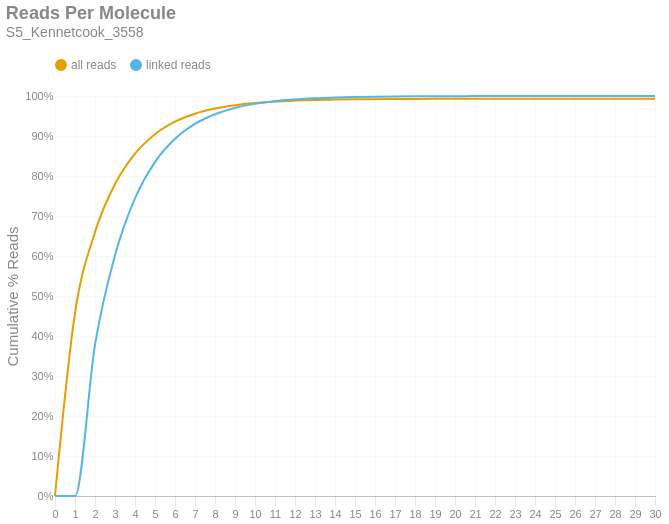

This figure's notebook cell:
### Markdown cell above
### Reads per Molecule
This chart shows the cumulative distribution of the number of reads per linked molecule. That is, how many alignments are associated with a unique molecule. This excludes the number of reads associated with invalid or absent linked-read barcodes. The `linked` histogram is the percentages recalculated when disregarding singletons.

### Code cell
if SKIPLR:
    print_html(f"Skipped")
else:
    counts = np.bincount(valids['reads'].cast(pl.Int64).to_numpy())
    weighted = counts * np.arange(len(counts))
    all_perc = weighted / n_reads
    linked_perc = weighted / n_linked_reads
    linked_perc[1] = 0
    binned_df = pl.DataFrame({
        'readsper': list(range(len(counts))),
        'all reads (cumsum)': np.cumsum(all_perc).tolist(),
        'linked reads (cumsum)': np.cumsum(linked_perc).tolist(),
    })

    with SafeRender(binned_df):
        (
            density_plot(binned_df, 'Reads Per Molecule', samplename, 'readspmol')
            .encode(
                x=alt.X('readsper:O', title=None).axis(labelAngle=0).scale(padding=0),
                y=alt.Y('value:Q', title='Cumulative % Reads').axis(format='%').stack(False),
                color=alt.Color("key:N").scale(domain=["all reads", "linked reads"]),
                tooltip=[
                    alt.Tooltip("key:N", title="Data Type"),
                    alt.Tooltip("readsper:O", title="Reads Per Molecule"),
                    alt.Tooltip("value:Q", format=".2%", title="% Reads (Cum.)")
                ]            
            )
        ).display()

### Figure 1 — Vega-Lite specification as saved in the notebook (floating-point values rounded to 4 significant figures)
{"width": "container", "height": 400, "config": {"title": {"anchor": "start", "dy": -15, "fontSize": 18, "color": "#888888", "subtitleColor": "#888888", "subtitleFontSize": 14}, "arc": {"fill": "#0072B2"}, "axis": {"domainColor": "#888888", "domainWidth": 0.5, "gridWidth": 0.2, "grid": false, "titleFontWeight": 400, "titleFontSize": 15, "labelFontSize": 11, "labelColor": "#888888", "tickColor": "#888888", "tickWidth": 0.2, "titleColor": "#888888"}, "axisBand": {"grid": false}, "axisX": {"grid": true, "tickSize": 10, "domainCap": "round"}, "axisY": {"domain": false, "grid": true, "tickSize": 0, "domainCap": "round"}, "background": "transparent", "header": {"labelFontSize": 15, "labelColor": "#888888", "titleFontSize": 15, "titleFontWeight": 600, "titleColor": "#888888"}, "legend": {"labelFont": "sans-serif", "labelFontSize": 12, "labelColor": "#888888", "symbolSize": 100, "symbolType": "circle", "titleFontSize": 12, "titlePadding": 10, "titleColor": "#888888", "title": null, "orient": "top"}, "range": {"category": ["#E69F00", "#56B4E9", "#009E73", "#F0E442", "#0072B2", "#D55E00", "#CC79A7", "#000000"], "diverging": ["#cfe8f3", "#a2d4ec", "#73bfe2", "#46abdb", "#1696d2", "#12719e"]}, "area": {"fill": "#0072B2", "fillOpacity": 0.7, "line": true, "strokeOpacity": 0.7}, "line": {"color": "#0072B2", "stroke": "#0072B2", "strokeWidth": 2}, "trail": {"color": "#0072B2", "stroke": "#0072B2", "strokeWidth": 0, "size": 1}, "point": {"filled": true, "fillOpacity": 1.0, "size": 95}, "text": {"color": "#888888", "fontSize": 11, "align": "right", "fontWeight": 400, "size": 11}, "bar": {"fill": "#0072B2", "stroke": null}, "view": {"stroke": null, "continuousWidth": 660, "continuousHeight": 400}}, "data": {"name": "data-705a5a05f830d65697e7e2647db18d05"}, "mark": {"type": "line", "interpolate": "monotone", "point": {"opacity": 0, "size": 275}}, "encoding": {"color": {"field": "key", "scale": {"domain": ["all reads", "linked reads"]}, "type": "nominal"}, "tooltip": [{"field": "key", "title": "Data Type", "type": "nominal"}, {"field": "readsper", "title": "Reads Per Molecule", "type": "ordinal"}, {"field": "value", "format": ".2%", "title": "% Reads (Cum.)", "type": "quantitative"}], "x": {"axis": {"labelAngle": 0}, "field": "readsper", "scale": {"padding": 0}, "title": null, "type": "ordinal"}, "y": {"axis": {"format": "%"}, "field": "value", "stack": false, "title": "Cumulative % Reads", "type": "quantitative"}}, "params": [{"name": "param_c36ac31b6afebe62", "select": {"type": "point", "fields": ["key"]}, "bind": "legend"}], "title": {"text": "Reads Per Molecule", "subtitle": "S5_Kennetcook_3558"}, "transform": [{"fold": ["all reads (cumsum)", "linked reads (cumsum)"]}, {"calculate": "replace(datum.key, ' (cumsum)', '')", "as": "key"}, {"filter": {"param": "param_c36ac31b6afebe62"}}], "usermeta": {"embedOptions": {"downloadFileName": "S5_Kennetcook_3558.readspmol"}}, "$schema": "https://vega.github.io/schema/vega-lite/v6.1.0.json", "datasets": {"data-705a5a05f830d65697e7e2647db18d05": [{"readsper": 0, "all reads (cumsum)": 0.0, "linked reads (cumsum)": 0.0}, {"readsper": 1, "all reads (cumsum)": 0.4572, "linked reads (cumsum)": 0.0}, {"readsper": 2, "all reads (cumsum)": 0.6597, "linked reads (cumsum)": 0.3779}, {"readsper": 3, "all reads (cumsum)": 0.7798, "linked reads (cumsum)": 0.602}, {"readsper": 4, "all reads (cumsum)": 0.856, "linked reads (cumsum)": 0.7442}, {"readsper": 5, "all reads (cumsum)": 0.9046, "linked reads (cumsum)": 0.8348}, {"readsper": 6, "all reads (cumsum)": 0.9357, "linked reads (cumsum)": 0.8929}, {"readsper": 7, "all reads (cumsum)": 0.9557, "linked reads (cumsum)": 0.9302}, {"readsper": 8, "all reads (cumsum)": 0.9686, "linked reads (cumsum)": 0.9544}, {"readsper": 9, "all reads (cumsum)": 0.9771, "linked reads (cumsum)": 0.9701}, {"readsper": 10, "all reads (cumsum)": 0.9826, "linked reads (cumsum)": 0.9803}, {"readsper": 11, "all reads (cumsum)": 0.9862, "linked reads (cumsum)": 0.9872}, {"readsper": 12, "all reads (cumsum)": 0.9885, "linked reads (cumsum)": 0.9914}, {"readsper": 13, "all reads (cumsum)": 0.9901, "linked reads (cumsum)": 0.9944}, {"readsper": 14, "all reads (cumsum)": 0.991, "linked reads (cumsum)": 0.9961}, {"readsper": 15, "all reads (cumsum)": 0.9917, "linked reads (cumsum)": 0.9974}, {"readsper": 16, "all reads (cumsum)": 0.9922, "linked reads (cumsum)": 0.9982}, {"readsper": 17, "all reads (cumsum)": 0.9925, "linked reads (cumsum)": 0.9988}, {"readsper": 18, "all reads (cumsum)": 0.9927, "linked reads (cumsum)": 0.9992}, {"readsper": 19, "all reads (cumsum)": 0.9928, "linked reads (cumsum)": 0.9995}, {"readsper": 20, "all reads (cumsum)": 0.9929, "linked reads (cumsum)": 0.9996}, {"readsper": 21, "all reads (cumsum)": 0.993, "linked reads (cumsum)": 0.9997}, {"readsper": 22, "all reads (cumsum)": 0.993, "linked reads (cumsum)": 0.9998}, {"readsper": 23, "all reads (cumsum)": 0.993, "linked reads (cumsum)": 0.9999}, {"readsper": 24, "all reads (cumsum)": 0.9931, "linked reads (cumsum)": 0.9999}, {"readsper": 25, "all reads (cumsum)": 0.9931, "linked reads (cumsum)": 0.9999}, {"readsper": 26, "all reads (cumsum)": 0.9931, "linked reads (cumsum)": 1.0}, {"readsper": 27, "all reads (cumsum)": 0.9931, "linked reads (cumsum)": 1.0}, {"readsper": 28, "all reads (cumsum)": 0.9931, "linked reads (cumsum)": 1.0}, {"readsper": 29, "all reads (cumsum)": 0.9931, "linked reads (cumsum)": 1.0}, {"readsper": 30, "all reads (cumsum)": 0.9931, "linked reads (cumsum)": 1.0}]}}
